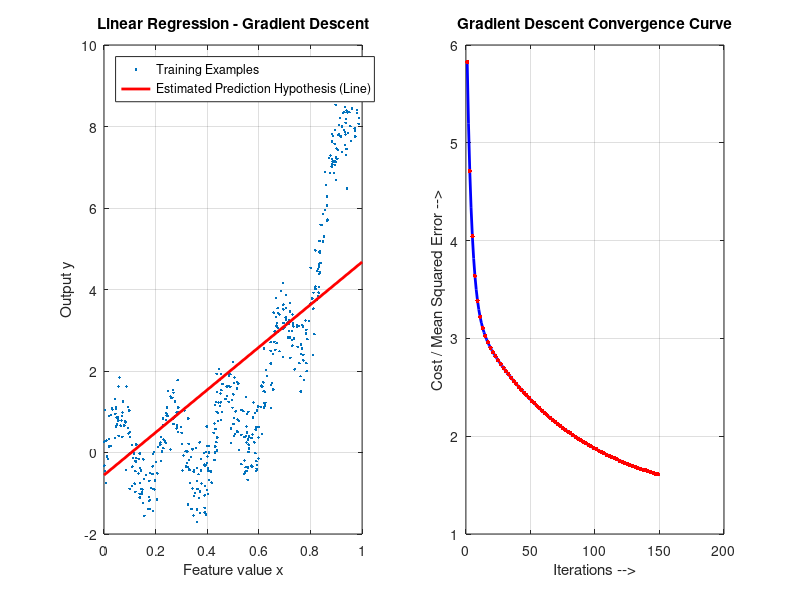

The MATLAB source for this figure:
%C. Linear regression and the descent method.
clc 
clear all
close all

%Loading the dataset.
dataMatrix = load('reg_data_set_1.mat');

%initial point.
N = 500;
w0 = 0;
w1 = 0;
T = 150;
%step = 0.5;
step = 0.1;

% Initial cost for all T iterations
J = zeros(1,T);

for i = 1:T
    fx = w0 + w1 * dataMatrix.x;
    w0 = w0 - step * sum(fx - dataMatrix.y)/N;
    w1 = w1 - step * sum((fx - dataMatrix.y).*dataMatrix.x)/N;
    
    % there is a cost at every iteration. ideally cost should decrease at
    % every iteration
    J(i) = (1/(2*N)) * sum( (fx - dataMatrix.y).^2 );    
end

fprintf('w0 = %f, w1 = %f \n',w0,w1);

line_x1 = 0;
line_y1 = w0 + line_x1*w1;

line_x2 = 1;
line_y2 = w0 + line_x2*w1;


figure(1);
subplot(1,2,1);
plot(dataMatrix.x, dataMatrix.y, '.');
hold on;
plot([line_x1,line_x2], [line_y1,line_y2], 'r-', 'linewidth', 2);
grid on;
legend('Training Examples', 'Estimated Prediction Hypothesis (Line)', 'location', 'northwest');
title('Linear Regression - Gradient Descent');
xlabel('Feature value x');
ylabel('Output y');

subplot(1,2,2);
plot(1:T, J, 'b-', 'linewidth', 2);
hold on;
plot(1:2:T, J(1:2:end), 'r.', 'markersize', 10);
grid on;
xlabel('Iterations -->');
ylabel('Cost / Mean Squared Error -->');
title('Gradient Descent Convergence Curve');

